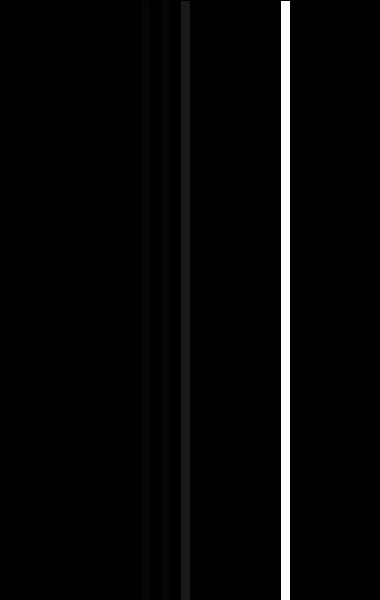
Frame 1 (no input)
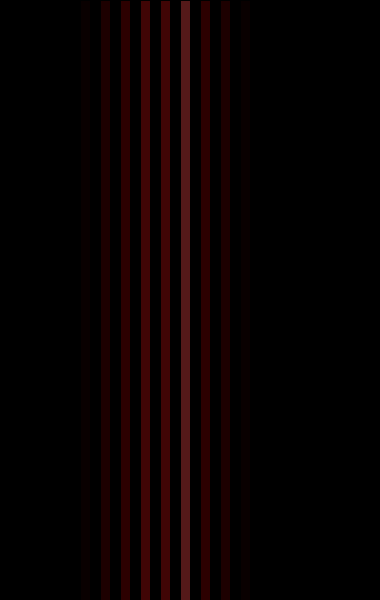
Frame 60 (the mouse pressed at the canvas centre just before this capture)
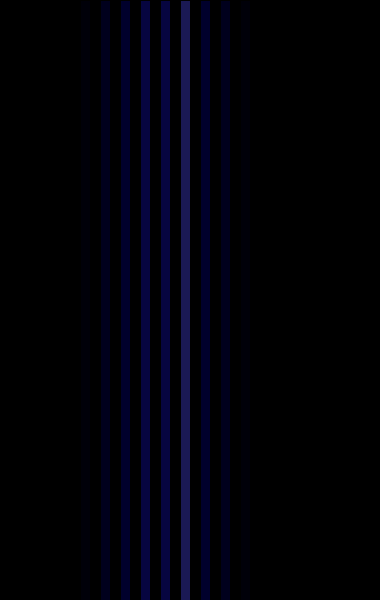
Frame 120 (the mouse held since frame 60 and released just before this capture)

The Processing sketch that drew these frames (run headless with seeded random() and noise(); from frame 60 on, the mouse is pressed at the canvas centre):

// Processing sketch: processing_108973
// ── processing_108973.pde

float r = 0;
float b = 0;
float g = 0;

void setup() {
  size(380,600);
}

void draw() {
  background(r - 120 ,g - 120 , b - 120);
  stroke(0);
  rect(280,0,10,600);
  fill(r - 80,g - 80,b - 80);
   rect(260,0,10,600);
  fill(r - 50,g - 50,b - 50);
  rect(240,0,10,600);
  fill(r - 30,g - 30,b - 30);
  rect(220,0,10,600);
  fill(r - 15 , g - 15, b - 15);
  rect(200,0,10,600);
  fill(r + 25,g + 25,b + 25);
  rect(180,0,10,600);
  fill(r + 5,g + 5,b + 5);
  rect(160,0,10,600);
  fill(r + 5,g + 5,b + 5);
  rect(140,0,10,600);
  fill(r - 15,g - 15,b - 15);
  rect(120,0,10,600);
  fill(r - 30,g - 30,b - 30);
  rect(100,0,10,600);
  fill(r - 50,g - 50,b - 50);
  rect(80,0,10,600);
  fill(r - 100,g - 100,b - 100);
  
if (mouseX < 200 && mouseY < 200) {
    r = r + 1; 
  } else {
    r = r - 1;
  }
  
  if (mouseX < 200 && mouseY > 200) {
    b = b + 1; 
  } else {
    b = b - 1; 
  }

if (mouseX > 200 && mouseY < 200) {
    g = g + 1; 
  } else {
    g = g - 1; 
  }
  
 r = constrain(r,0,255);
  g = constrain(g,0,255);
  b = constrain(b,0,255);
}
